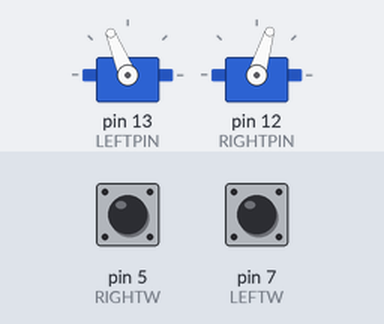
Bench run of a sketch on a simulated Arduino Uno, built with avr-gcc and run on an emulated ATmega328P. Parts: 2 × servo. The inputs (shaded band) are chosen by the test bench; at power-on: pin 5 (RIGHTW) HIGH, pin 7 (LEFTW) HIGH.

Above: at 1.7 s.
1.8 s: pin 5 (RIGHTW) pulled LOW for 0.15 s
At 2.7 s:
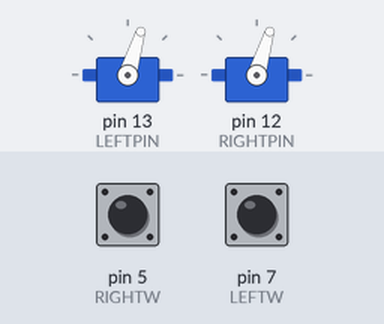
4.4 s: pin 7 (LEFTW) pulled LOW for 3.2 s
At 4.8 s:
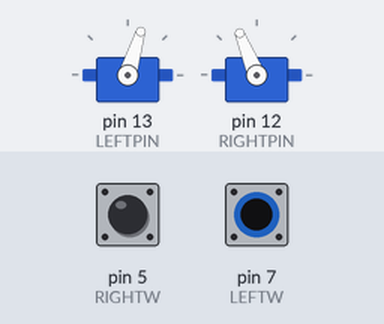
9.1 s: pin 5 (RIGHTW) pulled LOW for 3.2 s
At 12.8 s:
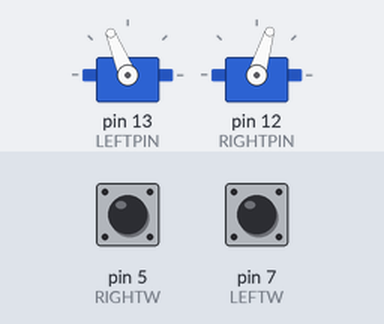
Timing chart, 0 to 14.3 s (numbered marks = the images above; inputs shaded):
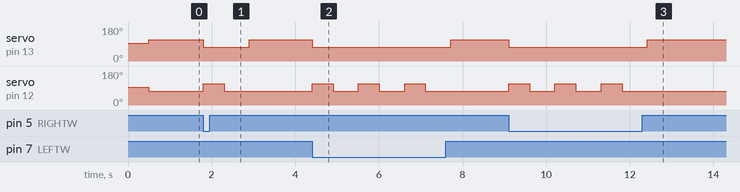

Measured:
- after the input at 1.8 s, servo on pin 13 (LEFTPIN): 112° → 73° at once, → 112° 1.1 s later; servo on pin 12 (RIGHTPIN): 73° → 112° at once, → 73° 0.50 s later
- after the input at 4.4 s, servo on pin 13 (LEFTPIN): 112° → 73° at once, → 112° 3.3 s later; servo on pin 12 (RIGHTPIN): alternates 112° for 0.50 s and 73° for 0.61 s, 6 changes in all, then stays 73°, starting at once
- after the input at 9.1 s, servo on pin 13 (LEFTPIN): 112° → 73° at once, → 112° 3.3 s later; servo on pin 12 (RIGHTPIN): alternates 112° for 0.50 s and 73° for 0.61 s, 6 changes in all, then stays 73°, starting at once

The sketch:

robotSensor.ino
```cpp
#include <Servo.h>

Servo servoRight;
Servo servoLeft;

int LEFTPIN = 13;
int RIGHTPIN = 12;
int RIGHTW = 5;
int LEFTW = 7;
int STOP = 1500;
int CLOCKWISE = 1300;
int C_CLOCKWISE = 1700;

void stopServos() {
  servoLeft.writeMicroseconds(STOP);
  servoRight.writeMicroseconds(STOP);
  delay(500);
}

void forward(int time){
  servoLeft.writeMicroseconds(C_CLOCKWISE);
  servoRight.writeMicroseconds(CLOCKWISE);
  delay(time);
}

void backward(int time){
  servoLeft.writeMicroseconds(CLOCKWISE);
  servoRight.writeMicroseconds(C_CLOCKWISE);
  delay(time);
}

void left(){
  servoLeft.writeMicroseconds(CLOCKWISE);
  servoRight.writeMicroseconds(CLOCKWISE);
  delay(600);
}

void right(){
  servoLeft.writeMicroseconds(C_CLOCKWISE);
  servoRight.writeMicroseconds(C_CLOCKWISE);
  delay(600);
}

void setup() {
  servoLeft.attach(LEFTPIN);
  servoRight.attach(RIGHTPIN);
  pinMode(RIGHTW, INPUT);
  pinMode(LEFTW, INPUT);
  stopServos();
}

void loop() {
  forward(5);
  if (digitalRead(RIGHTW) == LOW){
    backward(500);
    left();
  }
  if (digitalRead(LEFTW) == LOW) {
    backward(500);
    left();
  }
}
```
